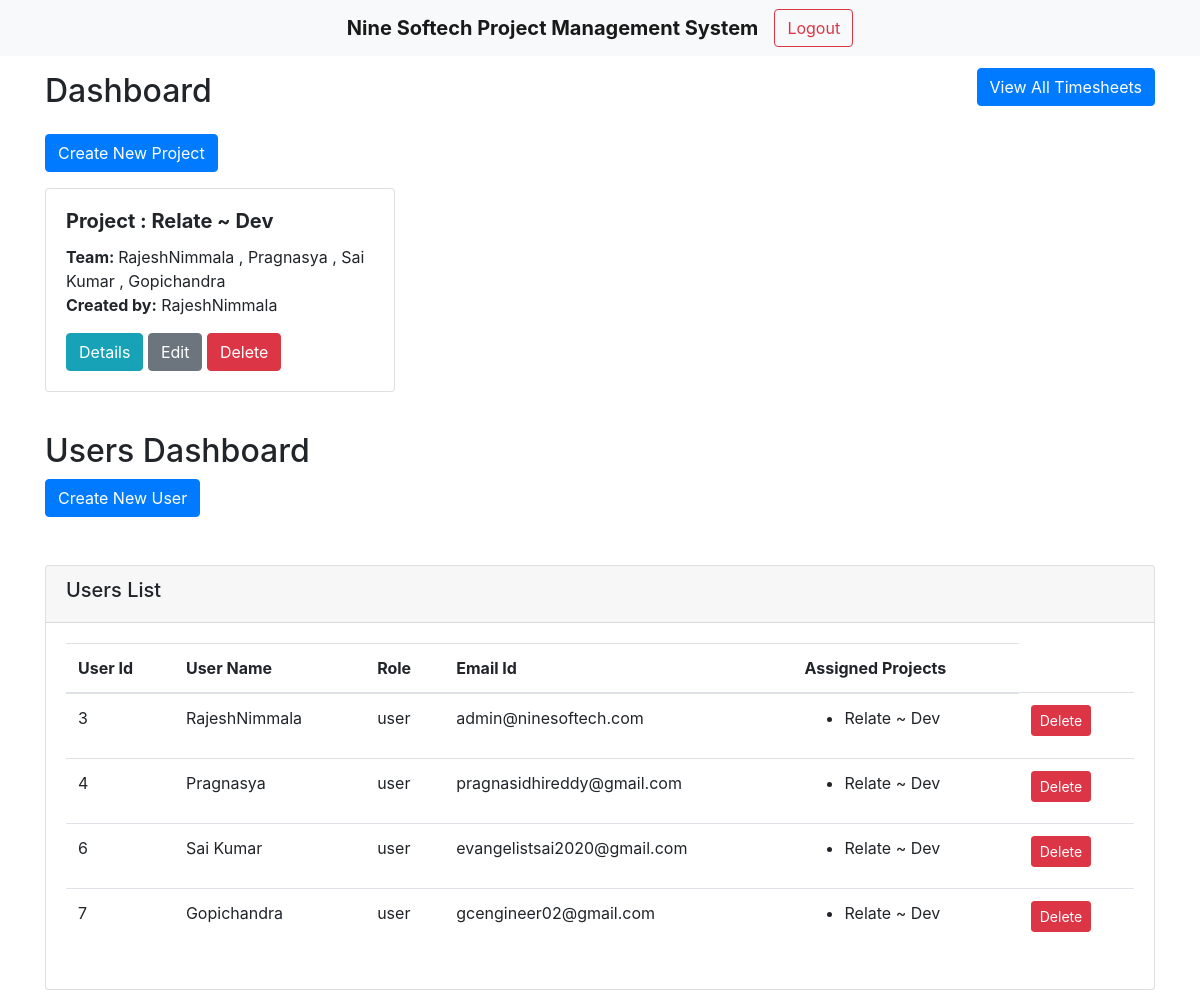
Page /dashboard/ (signed in) on the committed database.
### kanban_app/models.py (models this page shows, shortened)
class KanbanBoard(models.Model):
    Project_name = models.CharField(max_length=100)
    created_by = models.ForeignKey(User, on_delete=models.SET_NULL, null=True, related_name='board_create')
    assigned_users = models.ManyToManyField(User, related_name= 'assigned_boards', blank = False)

### kanban_app/admin_views.py (the view)
# urls.py: path('dashboard/', dashboard, name='dashboard'),
@login_required
@user_passes_test(is_superadmin)
def dashboard(request):
    boards = KanbanBoard.objects.all()
    all_projects = []
    for project in boards:
        project_name = project.Project_name
        userids = list(project.assigned_users.values_list('username',flat=True))
        all_projects.append({project_name:userids})
    users = User.objects.all()
    print(all_projects)
    context = {
        'users': users,
        'boards': boards,
        'all_projects':all_projects
    }
    return render(request, 'kanban_admin/dashboard.html', context)

### kanban_app/admin_views.py (called while the page is built)
def is_superadmin(user):
    return user.is_superuser or user.role in ['client','admin']

### kanban_app/templates/kanban_admin/dashboard.html
{% extends 'kanban_admin/base.html' %}
{% block content %}
<div class="d-flex justify-content-between align-items-center mb-3">
    <h2 class="mt-3">Dashboard</h2>
    {% if request.user.role == 'admin' or request.user.is_superuser %}
    <a href="{% url 'users_submitted_timeseets' %}" class="btn btn-primary">View All Timesheets</a>
    {% endif %}
</div>
<div class="my-3">
{% if request.user.role == 'admin' or request.user.is_superuser %}
<a href="{% url 'board_create' %}" class="btn btn-primary">Create New Project</a><br>
{% endif %}
</div>
<div class="row">
    {% for board in boards %}
    <div class="col-md-4">
        <div class="card mb-4">
            <div class="card-body">
                <h5 class="card-title"><b>Project : {{ board.Project_name }}</b></h5>
                <b class="card-text"> Team: </b>
                    {% for user in board.assigned_users.all %}
                        {{user.username}}
                        {% if not forloop.last %},{% endif %}
                    {% endfor %}<br>
                <p class="card-text"><b>Created by:</b> {{ board.created_by.username }}</p>
                <a href="{% url 'board_detail' board.pk %}" class="btn btn-info">Details</a>
            {% if request.user.role == 'admin' or request.user.is_superuser %}
                <a href="{% url 'board_update' board.pk %}" class="btn btn-secondary">Edit</a>
                <a href="{% url 'board_delete' board.pk %}" class="btn btn-danger">Delete</a>
            {% endif %}
            </div>
        </div>
    </div>
    {% empty %}
    <br>
    <h4>No Porject Created....</h4>
    {% endfor %}
</div>
<div class="my-3">
<h2>Users Dashboard</h2>
{% if request.user.role == 'admin' or request.user.is_superuser %}
<a href="{% url 'create_user' %}" class="btn btn-primary">Create New User</a><br><br>
{% endif %}
</div>
    <div class="card mt-4">
        <div class="card-header">
            <h5>Users List</h5>
        </div>
        <div class="card-body">
                <table class="table table-hover">
                    <thead>
                    <tr>
                        <th>User Id</th>
                        <th>User Name</th>
                        <th>Role</th>
                        <th>Email Id</th>
                        <th>Assigned Projects</th>
                    </tr>
                    </thead>
                    <tbody>
                    {% for user in users %}
                        <tr>
                            <td>{{ user.id }}</td>
                            <td>{{ user.username }}</td>
                            <td>{{ user.role }}</td>
                            <td>{{user.email }}</td>
                            <td>
                                <ul>
                                    {% for project in all_projects %}
                                    {%for key,value in project.items%}
                                    {%if user.username in value%}
                                    <li>{{key}}</li>
                                    {%endif%}
                                    {%endfor%}
                                    {% endfor %}
                                </ul>
                            </td>
                            {% if request.user.role == 'admin' or request.user.is_superuser %}
                             <td>
                                <a href="{% url 'user_delete' user.pk %}" class="btn btn-sm btn-danger">Delete</a>
                             </td>
                            {% endif %}
                        </tr>
                    {% empty %}
                        <tr>
                            <td colspan="4">No users found.</td>
                        </tr>
                    {% endfor %}
                    </tbody>
                </table>
        </div>
    </div>
{% endblock %}

### kanban_app/templates/kanban_admin/base.html (shortened to what this page needs)
<!DOCTYPE html>
<html lang="en">
<head>
    <link href="https://stackpath.bootstrapcdn.com/bootstrap/4.5.2/css/bootstrap.min.css" rel="stylesheet">
</head>
<body>
    <nav class="navbar navbar-expand-lg navbar-light bg-light">
        <div class="container-fluid justify-content-center">
            <span class="navbar-brand mb-0 h1"><strong>Nine Softech Project Management System</strong></span>
            {% if request.user.role == 'admin' or request.user.is_superuser %}
            <form id="logout-form" class="form-inline" action="{% url 'logout' %}" method="post">
                <button type="button" class="btn btn-outline-danger" data-toggle="modal" data-target="#logoutModal">Logout</button>
            </form>
            {% endif %}
        </div>
    </nav>
    <div class="container">
    {% block content %}
    {% endblock %}
    </div>
</body>
</html>

### rows in the picture
KanbanBoard: Project_name "Relate ~ Dev", created_by.username "RajeshNimmala", project "Relate ~ Dev" "Relate ~ Dev" "Relate ~ Dev" "Relate ~ Dev"

### other values in the picture
{{ user.username }} "RajeshNimmala"
{{ user.username }} "Pragnasya"
{{ user.username }} "Sai Kumar"
{{ user.username }} "Gopichandra"
{{ user.id }} "3"
{{ user.role }} "user"
{{ user.email }} "admin@ninesoftech.com"
{{ user.id }} "4"
{{ user.email }} "pragnasidhireddy@gmail.com"
{{ user.id }} "6"
{{ user.email }} "evangelistsai2020@gmail.com"
{{ user.id }} "7"
{{ user.email }} "gcengineer02@gmail.com"
